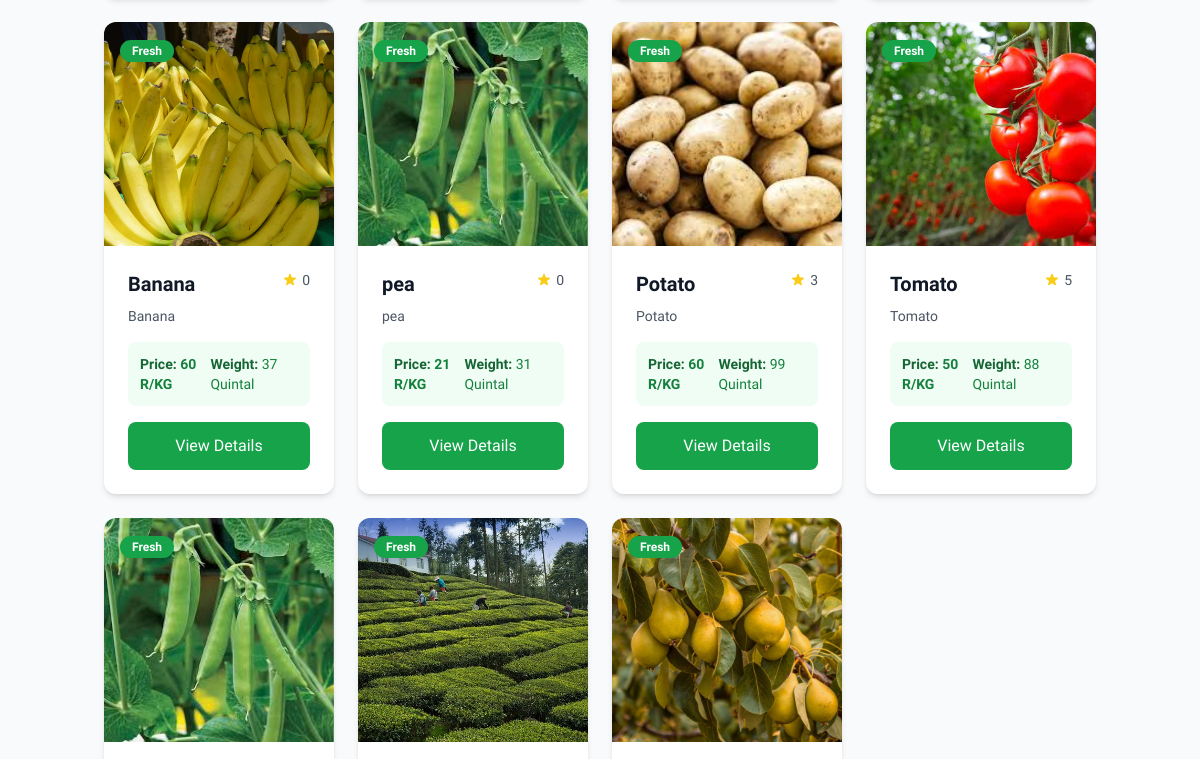
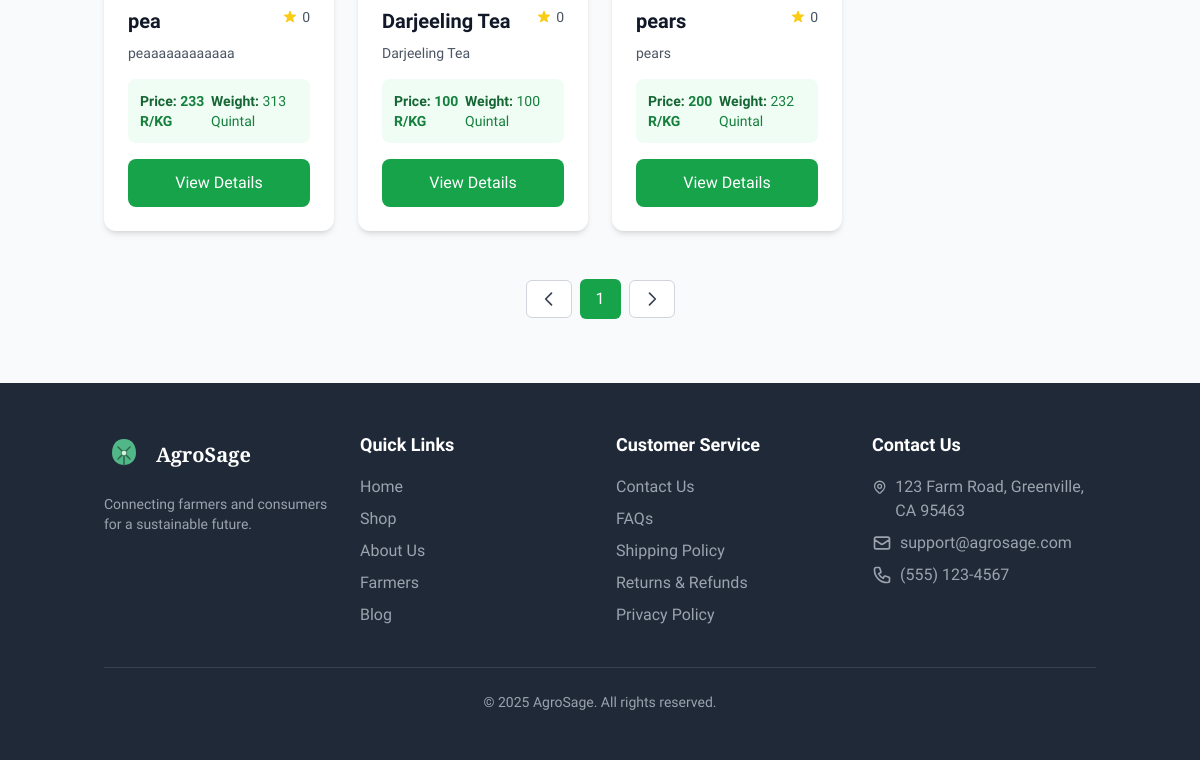
Before: /market/ (signed in, lower part) with the older database file (2 pictures, top to bottom).
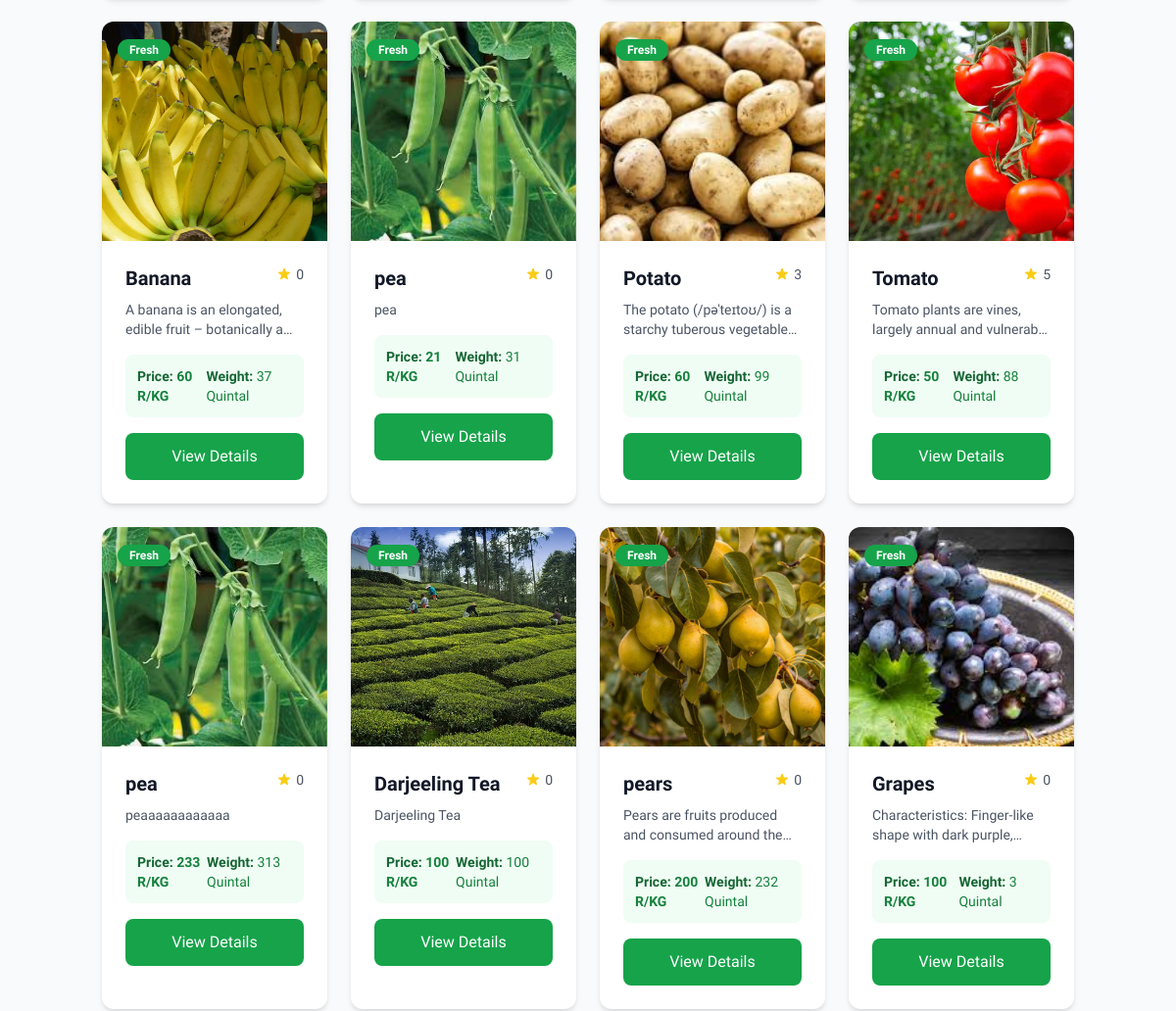
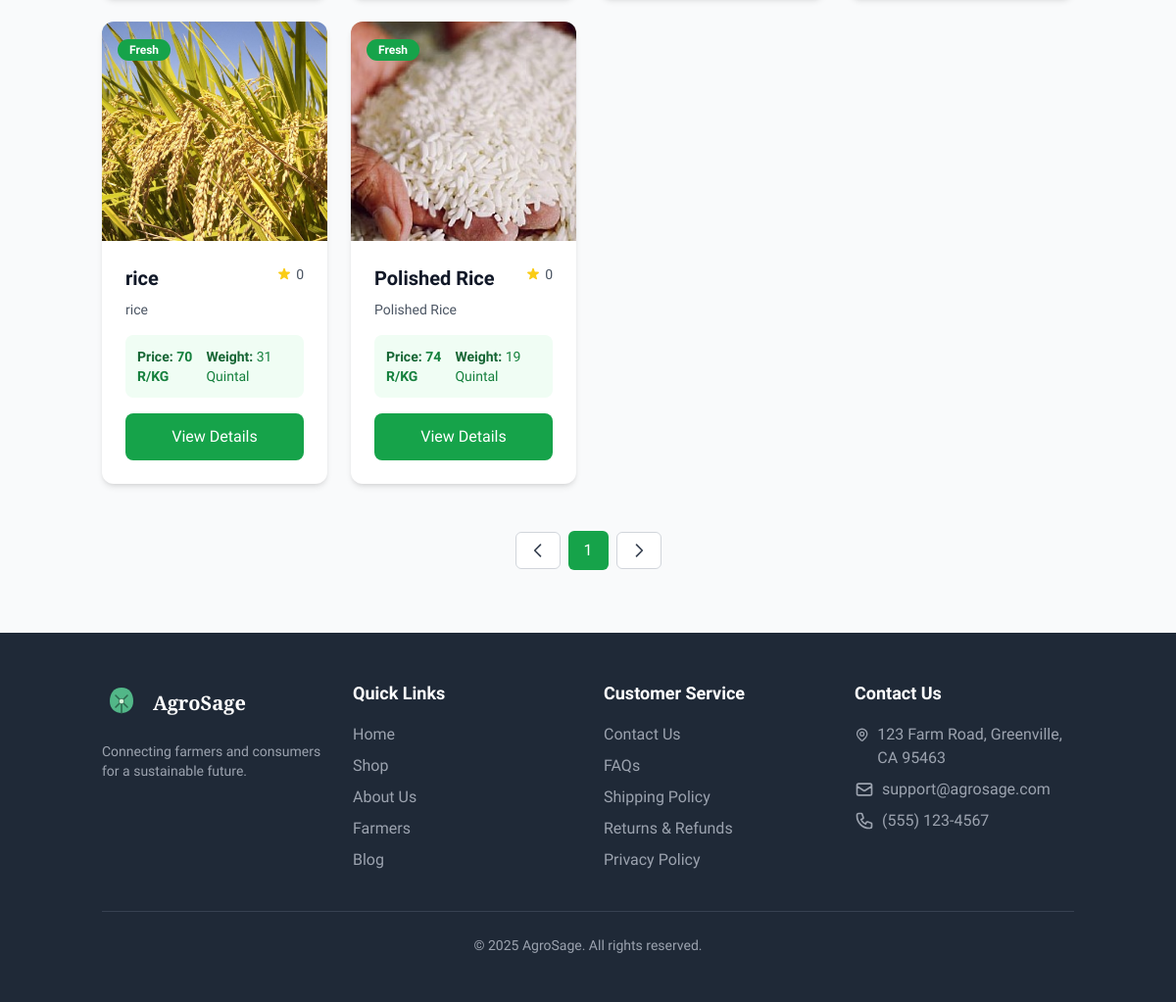
After: the same page with the newer database file (2 pictures, top to bottom).
### home/models.py (models this page shows, shortened)
class MarketItems(models.Model):
    farmer = models.ForeignKey(User,on_delete=models.CASCADE)
    items_name = models.CharField(max_length=1000)
    items_description = models.TextField(max_length=1000)
    category = models.ForeignKey(Category,on_delete=models.CASCADE)   # e.g. “Fertilizer”, “Tool”
    item_price = models.IntegerField()
    item_image = models.ImageField(upload_to='market_items/')
    items_weight = models.IntegerField()
    min_weight = models.IntegerField(default=0)
    item_rating = models.IntegerField(default=0)
    location = models.CharField(max_length=300,default="Neelbad, Bhopal, Mp")

### home/views.py (the view)
# urls.py: path("market/",views.market,name="market"),
@login_required
def market(request):
    user = request.user
    cart_items = Cart.objects.filter(user=request.user)
    total_count = cart_items.count()
    if user.is_authenticated:
        items = MarketItems.objects.all()
        context = {
            "market_items": items,
            "total_count" : total_count
        }
        return render(request, "marketplace/market.html", context)
    else:
        return redirect("login")  # replace "login" with your login URL name

### templates/marketplace/market.html (shortened to what the changed rows need)
{% load static %}
<!DOCTYPE html>
<html lang="en">
<head>
    <script src="https://cdn.tailwindcss.com"></script>
</head>
<body>
        <section class="py-16 bg-gray-50 " id="product">
            <div class="container mx-auto px-4">
                <div class="grid grid-cols-1 sm:grid-cols-2 md:grid-cols-3 lg:grid-cols-4 gap-6">
                    {% for item in market_items %}
                    <div class="product-card bg-white rounded-xl overflow-hidden shadow-md hover:shadow-xl transition-all duration-300 transform hover:-translate-y-1 group" data-product-id="{{item.id}}">
                        <div class="relative">
                            <div class="absolute top-4 left-4 z-10">
                                <span class="bg-green-600 text-white text-xs font-bold px-3 py-1 rounded-full">Fresh</span>
                            </div>
                            <div class="h-56 bg-gradient-to-br from-green-50 to-green-100 flex items-center justify-center overflow-hidden group-hover:scale-105 transition-transform duration-300">
                                {% if item.item_image %}
                                    <img src="{{ item.item_image.url }}" alt="{{ item.items_name }}" class="h-full w-full object-cover">
                                {% endif %}
                            </div>
                        </div>
                        <div class="p-6">
                            <div class="flex justify-between items-start mb-2">
                                <h3 class="text-xl font-semibold text-gray-900">{{ item.items_name }}</h3>
                                <div class="flex items-center">
                                    <span class="text-sm text-gray-600 ml-1">{{ item.item_rating }}</span>
                                </div>
                            </div>
                            <p class="text-gray-600 text-sm mb-4 line-clamp-2">{{ item.items_description }}</p>
                            <div class="flex justify-between items-center text-sm text-gray-800 mb-4 bg-green-50 p-3 rounded-lg">
                                <div>
                                    <span class="font-semibold text-green-800">Price:</span>
                                    <span class="text-green-700 font-bold">{{ item.item_price }} R/KG</span>
                                </div>
                                <div>
                                    <span class="font-semibold text-green-800">Weight:</span>
                                    <span class="text-green-700">{{ item.items_weight }} Quintal</span>
                                </div>
                            </div>
                            <div class="flex items-center gap-2" data-product-id="{{item.id}}">
                                <button class="view-product flex-1 bg-green-600 hover:bg-green-700 text-white font-medium py-3 px-4 rounded-lg transition flex items-center justify-center"
                                    onclick="window.location.href='{% url 'product_card' item.id %}'"
                                >
                                    View Details
                                </button>
                            </div>
                        </div>
                    </div>
                    {% endfor %}
                </div>
            </div>
        </section>
</body>
</html>

Changed rows visible on the page:
changed MarketItems "Banana": items_description "Banana" → "A banana is an elongated, edible fruit – botanically…"
changed MarketItems "Potato": items_description "Potato" → "The potato (/pəˈteɪtoʊ/) is a starchy tuberous…"
changed MarketItems "Tomato": items_description "Tomato" → "Tomato plants are vines, largely annual and…"
changed MarketItems "pears": items_description "pears" → "Pears are fruits produced and consumed around…"
added MarketItems: item_image (picture), items_name "Grapes", item_rating "0", items_description "Characteristics: Finger-like shape with dark…", item_price "100", items_weight "3"
added MarketItems: item_image (picture), items_name "rice", item_rating "0", items_description "rice", item_price "70", items_weight "31"
added MarketItems: item_image (picture), items_name "Polished Rice", item_rating "0", items_description "Polished Rice", item_price "74", items_weight "19"
